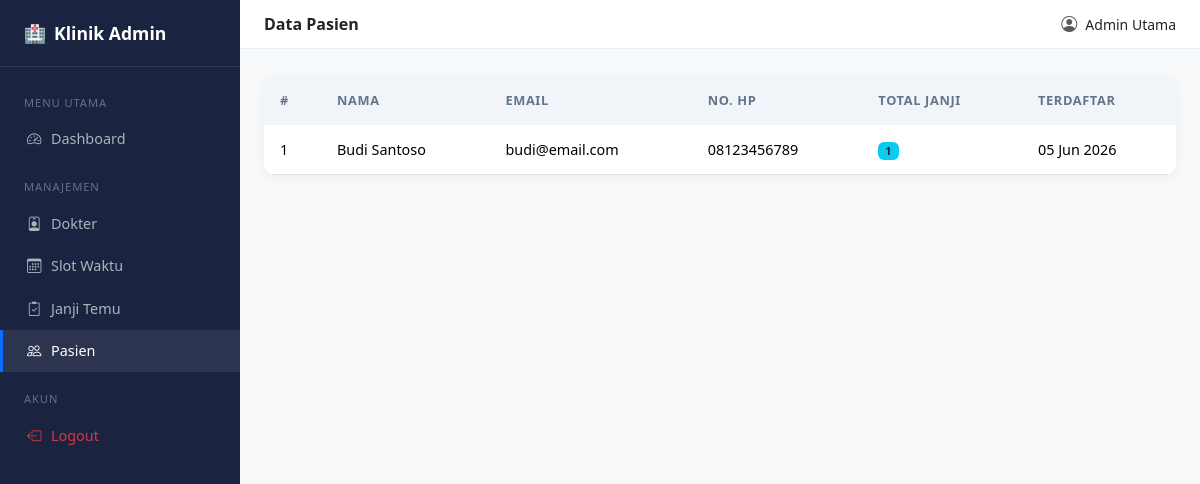
Before: /admin/patients.php (signed in) with the older database file.
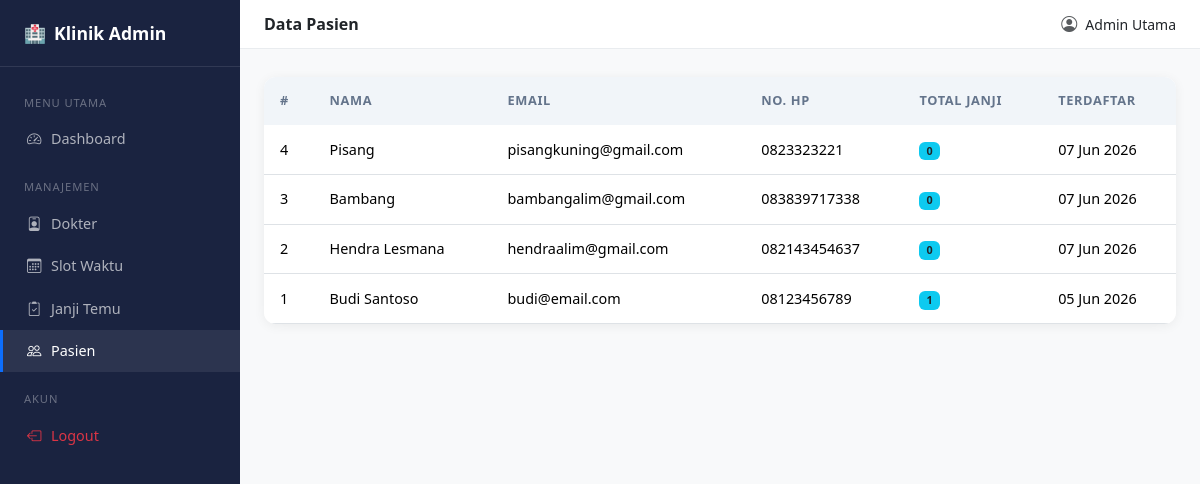
After: the same page with the newer database file.
### tables this page shows
CREATE TABLE `patients` (
  `id` int(10) UNSIGNED NOT NULL,
  `full_name` varchar(100) NOT NULL,
  `email` varchar(150) NOT NULL,
  `phone` varchar(20) DEFAULT NULL,
  `password_hash` varchar(255) NOT NULL,
  `created_at` datetime NOT NULL DEFAULT current_timestamp(),
  `updated_at` datetime NOT NULL DEFAULT current_timestamp() ON UPDATE current_timestamp()
);

### admin/patients.php (the view, shortened to what this page needs)
<?php
require_once '../config/config.php';
$pageTitle = 'Data Pasien';
require_once '../includes/layout_admin.php';
$patients = $pdo->query(
    "SELECT p.*, COUNT(a.id) AS total_appointments
     FROM patients p
     LEFT JOIN appointments a ON a.patient_id = p.id
     GROUP BY p.id
     ORDER BY p.created_at DESC"
)->fetchAll();
?>
<div class="card table-card">
  <div class="table-responsive">
    <table class="table table-hover">
      <thead>
        <tr><th>#</th><th>Nama</th><th>Email</th><th>No. HP</th><th>Total Janji</th><th>Terdaftar</th></tr>
      </thead>
      <tbody>
      <?php foreach ($patients as $p): ?>
      <tr>
        <td><?= $p['id'] ?></td>
        <td><?= htmlspecialchars($p['full_name']) ?></td>
        <td><?= htmlspecialchars($p['email']) ?></td>
        <td><?= htmlspecialchars($p['phone'] ?? '-') ?></td>
        <td><span class="badge bg-info text-dark"><?= $p['total_appointments'] ?></span></td>
        <td><?= date('d M Y', strtotime($p['created_at'])) ?></td>
      </tr>
      <?php endforeach; ?>
      </tbody>
    </table>
  </div>
</div>
<?php require_once '../includes/layout_admin_end.php'; ?>

### includes/layout_admin.php (shortened to what this page needs)
<?php
$currentPage = basename($_SERVER['PHP_SELF']);
?>
<!DOCTYPE html>
<html lang="id">
<head>
    <link rel="stylesheet" href="https://cdn.jsdelivr.net/npm/bootstrap@5.3.3/dist/css/bootstrap.min.css">
    <link rel="stylesheet" href="https://cdn.jsdelivr.net/npm/bootstrap-icons@1.11.3/font/bootstrap-icons.min.css">
    <link rel="stylesheet" href="<?= BASE_URL ?>/src/css/style.css">
</head>
<body>
<nav class="sidebar">
    <div class="sidebar-brand">
        <span>🏥</span> Klinik Admin
    </div>
    <ul class="sidebar-nav nav flex-column mt-2">
        <li class="nav-section">Menu Utama</li>
        <li><a href="<?= BASE_URL ?>/admin/index.php"
               class="nav-link <?= $currentPage === 'index.php' ? 'active' : '' ?>">
            <i class="bi bi-speedometer2"></i> Dashboard
        </a></li>
        <li class="nav-section">Manajemen</li>
        <li><a href="<?= BASE_URL ?>/admin/doctors.php"
               class="nav-link <?= $currentPage === 'doctors.php' ? 'active' : '' ?>">
            <i class="bi bi-person-badge"></i> Dokter
        </a></li>
        <li><a href="<?= BASE_URL ?>/admin/slots.php"
               class="nav-link <?= $currentPage === 'slots.php' ? 'active' : '' ?>">
            <i class="bi bi-calendar3"></i> Slot Waktu
        </a></li>
        <li><a href="<?= BASE_URL ?>/admin/appointments.php"
               class="nav-link <?= $currentPage === 'appointments.php' ? 'active' : '' ?>">
            <i class="bi bi-clipboard2-check"></i> Janji Temu
        </a></li>
        <li><a href="<?= BASE_URL ?>/admin/patients.php"
               class="nav-link <?= $currentPage === 'patients.php' ? 'active' : '' ?>">
            <i class="bi bi-people"></i> Pasien
        </a></li>
        <li class="nav-section">Akun</li>
        <li><a href="<?= BASE_URL ?>/logout.php" class="nav-link text-danger">
            <i class="bi bi-box-arrow-left"></i> Logout
        </a></li>
    </ul>
</nav>
<div class="main-content">
    <div class="topbar">
        <div class="d-flex align-items-center gap-2">
            <span class="fw-semibold"><?= htmlspecialchars($pageTitle ?? '') ?></span>
        </div>
        <div class="d-flex align-items-center gap-2">
            <i class="bi bi-person-circle text-muted"></i>
            <span class="small"><?= htmlspecialchars($_SESSION['full_name']) ?></span>
        </div>
    </div>
    <div class="page-body">

### includes/layout_admin_end.php (shortened to what this page needs)
    </div>
</div>
</body>
</html>

### src/css/style.css (style rules this page uses)
:root { --brand-primary: #0d6efd; --brand-dark: #0a4fa8; --sidebar-bg: #1a2340; --sidebar-width: 240px; }
.sidebar { position: fixed; top: 0; left: 0; width: var(--sidebar-width); height: 100vh; background: var(--sidebar-bg); overflow-y: auto; z-index: 1000; transition: transform .25s ease; }
.sidebar-brand { padding: 1.25rem 1.5rem; font-size: 1.1rem; font-weight: 700; color: #fff; border-bottom: 1px solid rgba(255,255,255,.1); display: flex; align-items: center; gap: .5rem; }
.sidebar-nav .nav-link { color: rgba(255,255,255,.65); padding: .65rem 1.5rem; font-size: .9rem; display: flex; align-items: center; gap: .6rem; border-left: 3px solid transparent; transition: all .2s; }
.sidebar-nav .nav-link:hover, .sidebar-nav .nav-link.active { color: #fff; background: rgba(255,255,255,.08); border-left-color: var(--brand-primary); }
.sidebar-nav .nav-section { font-size: .7rem; text-transform: uppercase; letter-spacing: .08em; color: rgba(255,255,255,.35); padding: 1.2rem 1.5rem .4rem; }
.main-content { margin-left: var(--sidebar-width); min-height: 100vh; background: #f8f9fa; }
.topbar { background: #fff; border-bottom: 1px solid #e9ecef; padding: .75rem 1.5rem; display: flex; align-items: center; justify-content: space-between; }
.page-body { padding: 1.75rem 1.5rem; }
.table-card { border: none; border-radius: .75rem; box-shadow: 0 2px 12px rgba(0,0,0,.06); overflow: hidden; }
.table-card .table { margin-bottom: 0; }
.table-card .table thead th { background: #f1f5f9; font-size: .8rem; text-transform: uppercase; letter-spacing: .05em; color: #64748b; border-bottom: none; padding: .9rem 1rem; }
.table-card .table tbody td { padding: .85rem 1rem; vertical-align: middle; font-size: .9rem; }

Changed rows visible on the page:
added patients: id "4", full_name "Pisang", email "pisangkuning@gmail.com", phone "0823323221", total_appointments "0", created_at "07 Jun 2026"
added patients: id "3", full_name "Bambang", email "bambangalim@gmail.com", phone "083839717338", total_appointments "0", created_at "07 Jun 2026"
added patients: id "2", full_name "Hendra Lesmana", email "hendraalim@gmail.com", phone "082143454637", total_appointments "0", created_at "07 Jun 2026"
